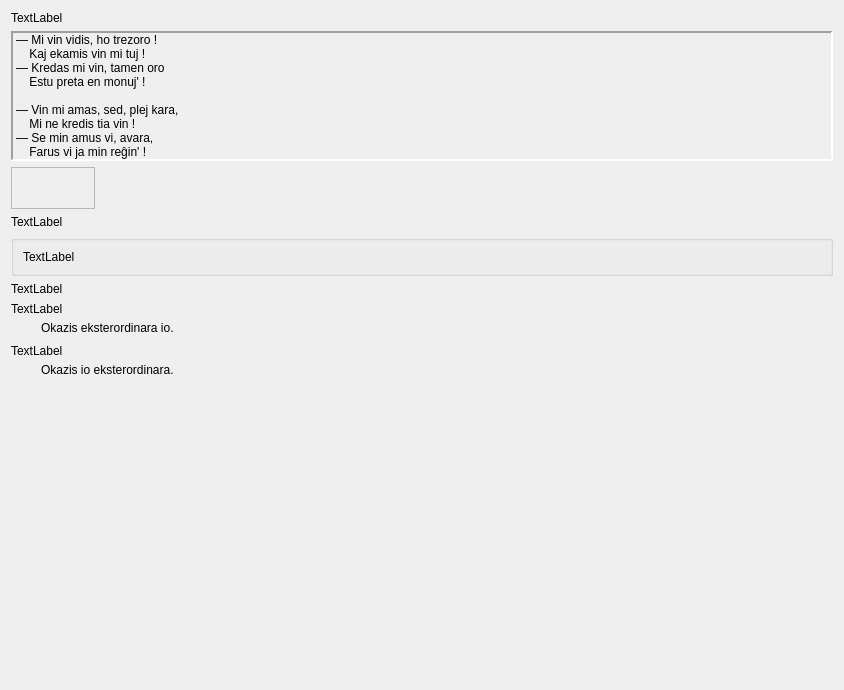
         <widget class="QWidget" name="scrollAreaWidgetContents_10">
          <property name="geometry">
           <rect>
            <x>0</x>
            <y>0</y>
            <width>844</width>
            <height>690</height>
           </rect>
          </property>
          <layout class="QVBoxLayout" name="verticalLayout_60">
           <item>
            <widget class="QLabel" name="Lec09_Label27">
             <property name="sizePolicy">
              <sizepolicy hsizetype="Preferred" vsizetype="Maximum">
               <horstretch>0</horstretch>
               <verstretch>0</verstretch>
              </sizepolicy>
             </property>
             <property name="text">
              <string>TextLabel</string>
             </property>
             <property name="wordWrap">
              <bool>true</bool>
             </property>
            </widget>
           </item>
           <item>
            <widget class="QLabel" name="Memo1_Lec09">
             <property name="sizePolicy">
              <sizepolicy hsizetype="Preferred" vsizetype="Preferred">
               <horstretch>0</horstretch>
               <verstretch>0</verstretch>
              </sizepolicy>
             </property>
             <property name="frameShape">
              <enum>QFrame::Panel</enum>
             </property>
             <property name="frameShadow">
              <enum>QFrame::Sunken</enum>
             </property>
             <property name="lineWidth">
              <number>2</number>
             </property>
             <property name="text">
              <string>— Mi vin vidis, ho trezoro ! 
    Kaj ekamis vin mi tuj !
— Kredas mi vin, tamen oro
    Estu preta en monuj' !

— Vin mi amas, sed, plej kara,
    Mi ne kredis tia vin !
— Se min amus vi, avara,
    Farus vi ja min reĝin' !</string>
             </property>
             <property name="wordWrap">
              <bool>true</bool>
             </property>
             <property name="margin">
              <number>0</number>
             </property>
             <property name="tipo" stdset="0">
              <string>teksta</string>
             </property>
             <property name="lingvo" stdset="0">
              <string>eo</string>
             </property>
            </widget>
           </item>
           <item>
            <widget class="mp3ludilo" name="Lec09_memo1">
             <property name="sizePolicy">
              <sizepolicy hsizetype="Fixed" vsizetype="Fixed">
               <horstretch>0</horstretch>
               <verstretch>0</verstretch>
              </sizepolicy>
             </property>
             <property name="minimumSize">
              <size>
               <width>84</width>
               <height>42</height>
              </size>
             </property>
             <property name="maximumSize">
              <size>
               <width>16777215</width>
               <height>16777215</height>
              </size>
             </property>
             <property name="frameShape">
              <enum>QFrame::StyledPanel</enum>
             </property>
             <property name="frameShadow">
              <enum>QFrame::Plain</enum>
             </property>
            </widget>
           </item>
           <item>
            <layout class="QVBoxLayout" name="verticalLayout_18">
             <item>
              <widget class="QLabel" name="Lec09_Label92">
               <property name="sizePolicy">
                <sizepolicy hsizetype="Preferred" vsizetype="Maximum">
                 <horstretch>0</horstretch>
                 <verstretch>0</verstretch>
                </sizepolicy>
               </property>
               <property name="text">
                <string>TextLabel</string>
               </property>
               <property name="alignment">
                <set>Qt::AlignBottom|Qt::AlignLeading|Qt::AlignLeft</set>
               </property>
              </widget>
             </item>
             <item>
              <widget class="QGroupBox" name="groupBox_2">
               <property name="sizePolicy">
                <sizepolicy hsizetype="Preferred" vsizetype="Preferred">
                 <horstretch>0</horstretch>
                 <verstretch>0</verstretch>
                </sizepolicy>
               </property>
               <property name="title">
                <string/>
               </property>
               <layout class="QVBoxLayout" name="verticalLayout_8">
                <item>
                 <widget class="QLabel" name="Lec09_Label37">
                  <property name="sizePolicy">
                   <sizepolicy hsizetype="Preferred" vsizetype="Preferred">
                    <horstretch>0</horstretch>
                    <verstretch>0</verstretch>
                   </sizepolicy>
                  </property>
                  <property name="frameShape">
                   <enum>QFrame::NoFrame</enum>
                  </property>
                  <property name="frameShadow">
                   <enum>QFrame::Raised</enum>
                  </property>
                  <property name="lineWidth">
                   <number>1</number>
                  </property>
                  <property name="text">
                   <string>TextLabel</string>
                  </property>
                  <property name="wordWrap">
                   <bool>true</bool>
                  </property>
                  <property name="margin">
                   <number>0</number>
                  </property>
                 </widget>
                </item>
               </layout>
              </widget>
             </item>
            </layout>
           </item>
           <item>
            <layout class="QVBoxLayout" name="verticalLayout_19">
             <item>
              <widget class="QLabel" name="Lec09_Label3">
               <property name="text">
                <string>TextLabel</string>
               </property>
               <property name="wordWrap">
                <bool>true</bool>
               </property>
              </widget>
             </item>
             <item>
              <layout class="QVBoxLayout" name="verticalLayout_25">
               <property name="spacing">
                <number>2</number>
               </property>
               <item>
                <widget class="QLabel" name="Lec09_Label28">
                 <property name="text">
                  <string>TextLabel</string>
                 </property>
                </widget>
               </item>
               <item>
                <layout class="QHBoxLayout" name="horizontalLayout_35">
                 <item>
                  <spacer name="horizontalSpacer">
                   <property name="orientation">
                    <enum>Qt::Horizontal</enum>
                   </property>
                   <property name="sizeType">
                    <enum>QSizePolicy::Fixed</enum>
                   </property>
                   <property name="sizeHint" stdset="0">
                    <size>
                     <width>30</width>
                     <height>20</height>
                    </size>
                   </property>
                  </spacer>
                 </item>
                 <item>
                  <widget class="neklakebla_nova" name="pushButton_26">
                   <property name="text">
                    <string>Okazis eksterordinara io.</string>
                   </property>
                   <property name="wordWrap">
                    <bool>true</bool>
                   </property>
                  </widget>
                 </item>
                </layout>
               </item>
              </layout>
             </item>
             <item>
              <layout class="QVBoxLayout" name="verticalLayout_26">
               <property name="spacing">
                <number>2</number>
               </property>
               <item>
                <widget class="QLabel" name="Lec09_Label29">
                 <property name="text">
                  <string>TextLabel</string>
                 </property>
                </widget>
               </item>
               <item>
                <layout class="QHBoxLayout" name="horizontalLayout_34">
                 <item>
                  <spacer name="horizontalSpacer_2">
                   <property name="orientation">
                    <enum>Qt::Horizontal</enum>
                   </property>
                   <property name="sizeType">
                    <enum>QSizePolicy::Fixed</enum>
                   </property>
                   <property name="sizeHint" stdset="0">
                    <size>
                     <width>30</width>
                     <height>20</height>
                    </size>
                   </property>
                  </spacer>
                 </item>
                 <item>
                  <widget class="neklakebla_nova" name="pushButton_27">
                   <property name="text">
                    <string>Okazis io eksterordinara.</string>
                   </property>
                   <property name="wordWrap">
                    <bool>true</bool>
                   </property>
                  </widget>
                 </item>
                </layout>
               </item>
              </layout>
             </item>
            </layout>
           </item>
           <item>
            <spacer name="verticalSpacer_8">
             <property name="orientation">
              <enum>Qt::Vertical</enum>
             </property>
             <property name="sizeHint" stdset="0">
              <size>
               <width>20</width>
               <height>40</height>
              </size>
             </property>
            </spacer>
           </item>
          </layout>
         </widget>
